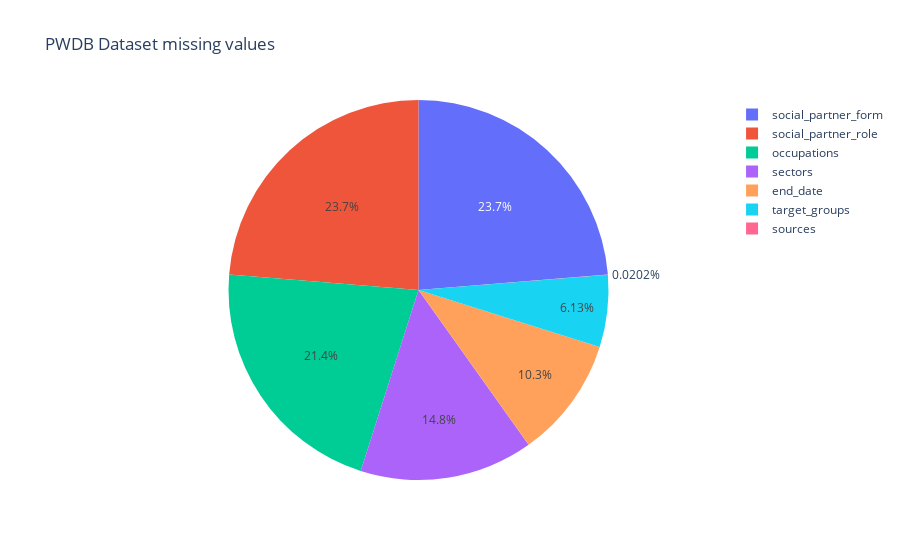
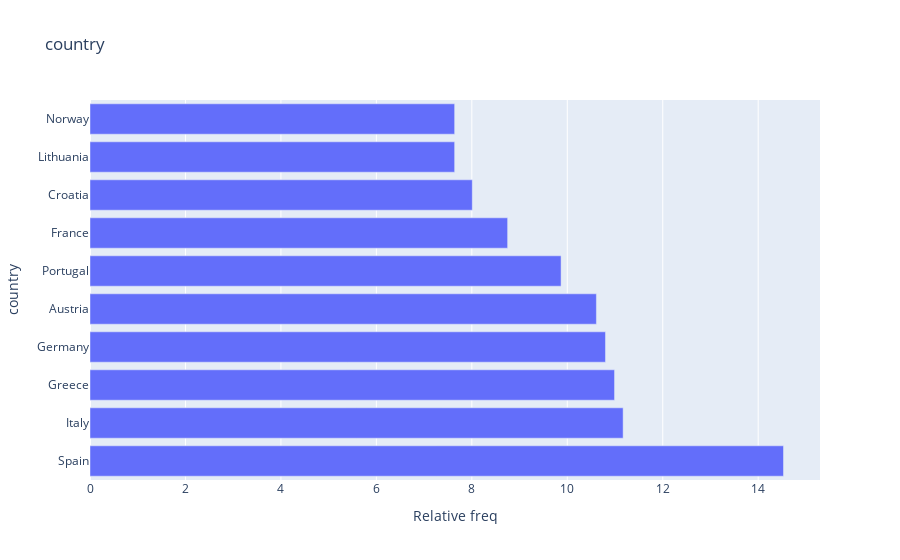
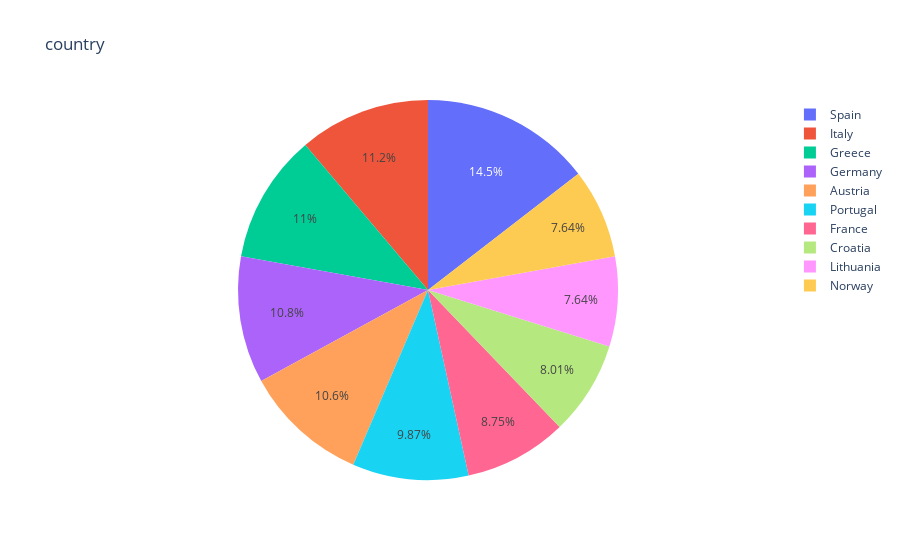
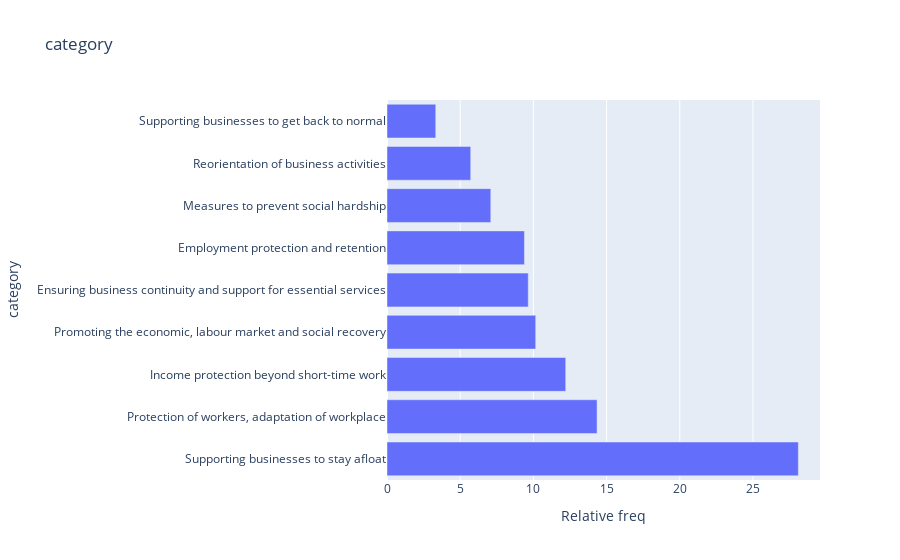

Write notebook code for charts like these, in order.
### Markdown cell above
## EDA on categorical data from loaded dataset

### Code cell
def fast_categorical_analyze(data : pd.DataFrame,data_title : str = 'Unknown'):
    abs_miss_obs = calc_freq_missing_data(data)
    display(abs_miss_obs)

    if abs_miss_obs.size>0:
        plot_pie_chart(abs_miss_obs,data_title+' missing values').show()
    data = data[CATEGORICAL_COLUMNS]
    for column_name in data.columns:
        data_column = data[column_name].explode()
        try:
            rel_obs = calc_freq_categorical_data(data_column,column_name,True)
            display(rel_obs)
            plot_bar_chart(rel_obs,column_name).show()
            plot_pie_chart(rel_obs,column_name).show()
        except:
            print('Observation on [',column_name,'] fault!')
            print('Check if column [',column_name,'] have compatible type!')


fast_categorical_analyze(df,"PWDB Dataset")

### Figure 1 — Plotly figure (JSON) as saved in the notebook; plotly's stock layout.template omitted (floating-point values rounded to 4 significant figures)
{"data": [{"domain": {"x": [0.0, 1.0], "y": [0.0, 1.0]}, "hovertemplate": "index=%{label}<br>Absolute freq=%{value}<extra></extra>", "labels": ["end_date", "social_partner_form", "social_partner_role", "target_groups", "sectors", "occupations", "sources"], "legendgroup": "", "name": "", "showlegend": true, "type": "pie", "values": [509, 1171, 1171, 303, 729, 1056, 1]}], "layout": {"legend": {"tracegroupgap": 0}, "title": {"text": "PWDB Dataset missing values"}}}

### Figure 2 — Plotly figure (JSON) as saved in the notebook; plotly's stock layout.template omitted (floating-point values rounded to 4 significant figures)
{"data": [{"alignmentgroup": "True", "hovertemplate": "Relative freq=%{x}<br>country=%{y}<extra></extra>", "legendgroup": "", "marker": {"color": "#636efa"}, "name": "", "offsetgroup": "", "orientation": "h", "showlegend": false, "textposition": "auto", "type": "bar", "x": [14.53, 11.17, 10.99, 10.8, 10.61, 9.87, 8.75, 8.01, 7.64, 7.64], "xaxis": "x", "y": ["Spain", "Italy", "Greece", "Germany", "Austria", "Portugal", "France", "Croatia", "Lithuania", "Norway"], "yaxis": "y"}], "layout": {"barmode": "relative", "legend": {"tracegroupgap": 0}, "title": {"text": "country"}, "xaxis": {"anchor": "y", "domain": [0.0, 1.0], "title": {"text": "Relative freq"}}, "yaxis": {"anchor": "x", "domain": [0.0, 1.0], "title": {"text": "country"}}}}

### Figure 3 — Plotly figure (JSON) as saved in the notebook; plotly's stock layout.template omitted (floating-point values rounded to 4 significant figures)
{"data": [{"domain": {"x": [0.0, 1.0], "y": [0.0, 1.0]}, "hovertemplate": "country=%{label}<br>Relative freq=%{value}<extra></extra>", "labels": ["Spain", "Italy", "Greece", "Germany", "Austria", "Portugal", "France", "Croatia", "Lithuania", "Norway"], "legendgroup": "", "name": "", "showlegend": true, "type": "pie", "values": [14.53, 11.17, 10.99, 10.8, 10.61, 9.87, 8.75, 8.01, 7.64, 7.64]}], "layout": {"legend": {"tracegroupgap": 0}, "title": {"text": "country"}}}

### Figure 4 — Plotly figure (JSON) as saved in the notebook; plotly's stock layout.template omitted (floating-point values rounded to 4 significant figures)
{"data": [{"alignmentgroup": "True", "hovertemplate": "Relative freq=%{x}<br>category=%{y}<extra></extra>", "legendgroup": "", "marker": {"color": "#636efa"}, "name": "", "offsetgroup": "", "orientation": "h", "showlegend": false, "textposition": "auto", "type": "bar", "x": [28.1, 14.35, 12.21, 10.16, 9.65, 9.39, 7.09, 5.72, 3.33], "xaxis": "x", "y": ["Supporting businesses to stay afloat", "Protection of workers, adaptation of workplace", "Income protection beyond short-time work", "Promoting the economic, labour market and social recovery", "Ensuring business continuity and support for essential services", "Employment protection and retention", "Measures to prevent social hardship", "Reorientation of business activities", "Supporting businesses to get back to normal"], "yaxis": "y"}], "layout": {"barmode": "relative", "legend": {"tracegroupgap": 0}, "title": {"text": "category"}, "xaxis": {"anchor": "y", "domain": [0.0, 1.0], "title": {"text": "Relative freq"}}, "yaxis": {"anchor": "x", "domain": [0.0, 1.0], "title": {"text": "category"}}}}
